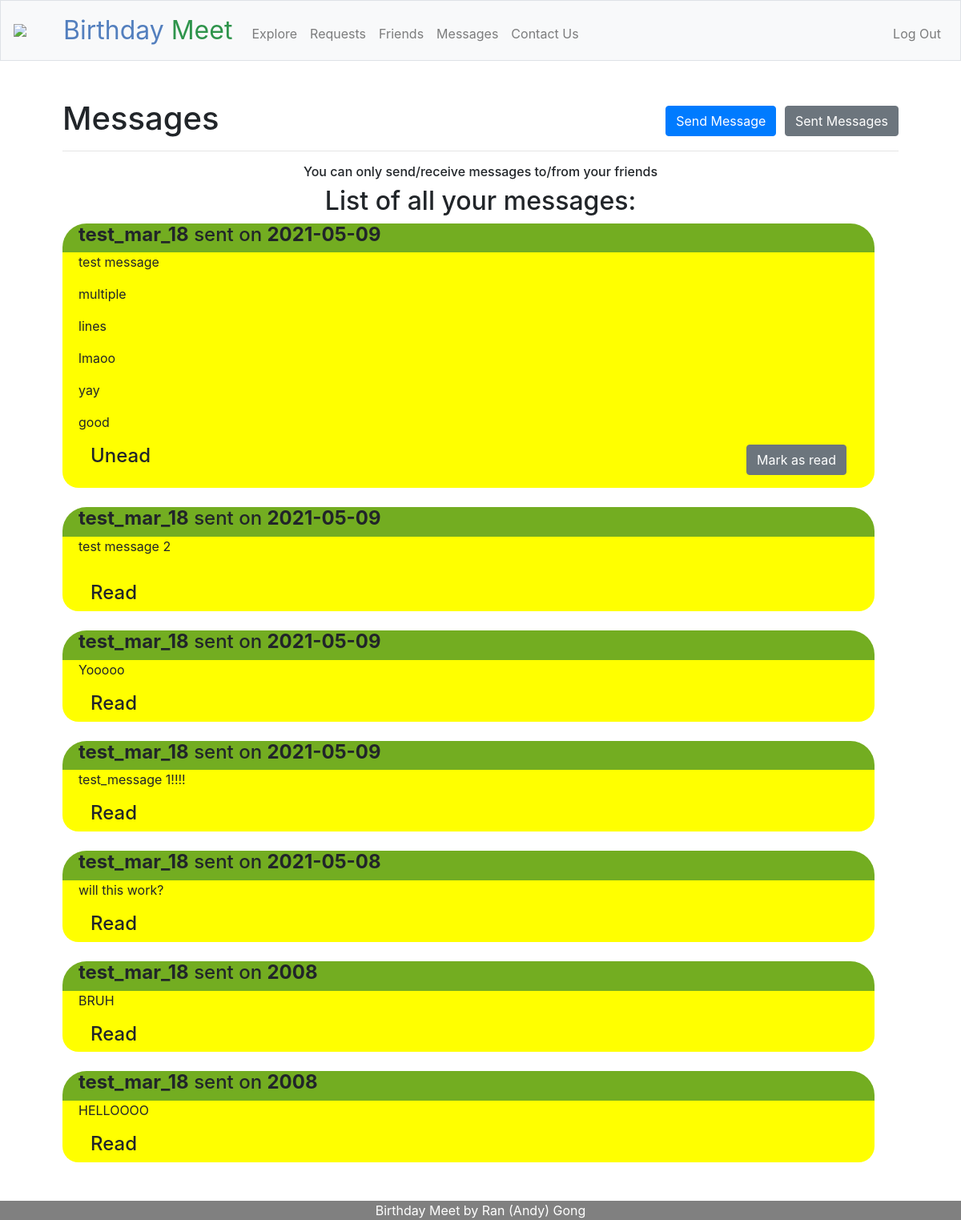
Page /messages (signed in) on the committed database.
### tables this page shows
CREATE TABLE users (id INTEGER, username TEXT NOT NULL, hash TEXT NOT NULL, month INTEGER NOT NULL, day INTEGER NOT NULL, PRIMARY KEY(id));

CREATE TABLE messages (
        id INTEGER,
        sender_id INTEGER NOT NULL,
        receiver_id INTEGER NOT NULL,
        message_text TEXT NOT NULL,
        when_sent DATE NOT NULL,
        is_read BIT NOT NULL,
        FOREIGN KEY (sender_id) REFERENCES users (id),
        FOREIGN KEY (receiver_id) REFERENCES users (id),
        PRIMARY KEY(id)
    );

### app.py (the view, shortened to what this page needs)
@app.route("/messages", methods=["GET", "POST"])
@login_required
def messages():
    list_of_messages_info = []
    list_of_messages_from_database = db.execute("SELECT * FROM messages WHERE receiver_id = ?", session.get("user_id"))
    for message_from_database in list_of_messages_from_database:
        sender_username = db.execute("SELECT * FROM users WHERE id = ?", message_from_database["sender_id"])[0]["username"]
        is_read = (message_from_database["is_read"] == 1)
        list_of_messages_info.append({
            "message": message_from_database["message_text"].split("\r\n"),
            "id": message_from_database["id"],
            "sender_username": sender_username,
            "time_sent": message_from_database["when_sent"],
            "is_read": is_read
        })
    list_of_messages_info.reverse()
    return render_template("messages.html", list_of_messages_info=list_of_messages_info)

### app.py (called while the page is built)
@app.after_request
def after_request(response):
    response.headers["Cache-Control"] = "no-cache, no-store, must-revalidate"
    response.headers["Expires"] = 0
    response.headers["Pragma"] = "no-cache"
    return response

def login_required(f):
    @wraps(f)
    def decorated_function(*args, **kwargs):
        if session.get("user_id") is None:
            flash("You are currently not logged in!")
            return redirect("/login")
        return f(*args, **kwargs)
    return decorated_function

### templates/messages.html (shortened to what this page needs)
{% extends "layout.html" %}
{% block main %}
<h1>
    <span class="display-5 fw-bold">Messages</span>
    <div class="float-right">
        <a href="/send"><button class="btn btn-primary">Send Message</button></a>
        <a href="/sent"><button class="btn btn-secondary">Sent Messages</button></a>
    </div>
</h1>
<hr>
<h6 class="display-5 fw-bold align-center">You can only send/receive messages to/from your friends</h6>
{% if list_of_messages_info %}
    <h2 class="display-5 align-center">List of all your messages:</h2>
    {% for message in list_of_messages_info %}
        <div class="container-fluid">
            <div class="row" style="
            border-radius: 30px 30px 0px 0px;
            background: #73AD21;
            padding-left: 20px;
            width: 100%;
            text-align: left;
        ">
                <h4 class="display-5">
                    <span style="font-weight: bold;">{{ message.sender_username }}</span> sent on <span style="font-weight: bold;">{{ message.time_sent }}</span>
                </h4>
            </div>
            {% for line in message.message %}
                <div class="row" style="
                    background: #ffff00;
                    padding-left: 20px;
                    padding-right: 20px;
                    width: 100%;
                    text-align: left;
                ">
                    <p>
                        {{ line }}
                    </p>
                </div>
            {% endfor %}
            <div class="row justify-content-between"style="
                border-radius: 0px 0px 20px 20px;
                background: #ffff00;
                padding-left: 20px;
                padding-right: 20px;
                width: 100%;
                text-align: left;
            ">
                {% if message.is_read %}
                <div class="col-4">
                    <h4>
                        Read
                    </h4>
                </div>
                {% else %}
                <div class="col-4">
                    <h4>
                        Unead
                    </h4>
                </div>
                <div class="col-8" style="text-align: right;">
                    <form action="/messages" method="post">
                        <div class="form-group">
                            <button class="btn btn-secondary" type="submit">Mark as read</button>
                        </div>
                    </form>
                </div>
                {% endif %}
            </div>
        </div>
        <br>
    {% endfor %}
{% else %}
    <h2 class="display-5 fw-bold align-center">You have received no messages at this moment</h2>
    <h4 class="display-5 fw-bold align-center">Add some friends, or send a message to your friends!</h4>
{% endif %}
{% endblock %}

### templates/layout.html (shortened to what this page needs)
<!DOCTYPE html>
<html lang="en">
    <head>
        <link rel="stylesheet" href="https://cdn.jsdelivr.net/npm/bootstrap@4.5.3/dist/css/bootstrap.min.css">
        <link href="/static/styles.css" rel="stylesheet">
    </head>
    <body>
        <nav class="navbar navbar-expand-md navbar-light bg-light border">
            <a class="navbar-brand" href="/">
                <div class="logo-image">
                    <img src="/static/cake-sign-icon-vector-23782623.jpg" class="img-fluid">
                </div>
            </a>
            <a class="navbar-brand" href="/">
                <span class="blue">Birthday</span> <span class="green">Meet</span>
            </a>
            <div class="collapse navbar-collapse" id="navbar">
                {% if session.user_id %}
                    <ul class="navbar-nav mr-auto mt-2">
                        <li class="nav-item"><a class="nav-link" href="/explore">Explore</a></li>
                        <li class="nav-item"><a class="nav-link" href="/requests">Requests</a></li>
                        <li class="nav-item"><a class="nav-link" href="/friends">Friends</a></li>
                        <li class="nav-item"><a class="nav-link" href="/messages">Messages</a></li>
                        <li class="nav-item"><a class="nav-link" href="/contact">Contact Us</a></li>
                    </ul>
                    <ul class="navbar-nav ml-auto mt-2">
                        <li class="nav-item"><a class="nav-link" href="/logout">Log Out</a></li>
                    </ul>
                {% else %}
                    <ul class="navbar-nav ml-auto mt-2">
                        <li class="nav-item"><a class="nav-link" href="/register">Register</a></li>
                        <li class="nav-item"><a class="nav-link" href="/login">Log In</a></li>
                    </ul>
                {% endif %}
            </div>
        </nav>
        <main class="container p-5">
            {% block main %}{% endblock %}
        </main>
        <footer class="text-center">
            Birthday Meet by Ran (Andy) Gong
        </footer>
    </body>
</html>

### static/styles.css (style rules this page uses)
nav .navbar-brand { font-size: xx-large; }
nav .navbar-brand .blue { color: #537fbe; }
nav .navbar-brand .green { color: #2e944b; }
footer { position: fixed; left: 0; bottom: 0; width: 100%; background-color: grey; color: white; text-align: center; }
.logo-image { width: 46px; height: 46px; border-radius: 30%; overflow: hidden; margin-top: -6px; }
.align-center { text-align: center; }
.container-fluid { margin-right: 0; margin-left: 0; overflow: hidden; }

### rows in the picture
users: sender_username "test_mar_18" "test_mar_18" "test_mar_18" "test_mar_18" "test_mar_18" "test_mar_18" "test_mar_18"
messages: time_sent "2021-05-09"
messages: time_sent "2021-05-09"
messages: time_sent "2021-05-09", message_text "Yooooo"
messages: time_sent "2021-05-09", message_text "test_message 1!!!!"
messages: time_sent "2021-05-08", message_text "will this work?"
messages: time_sent "2008", message_text "BRUH"
messages: time_sent "2008", message_text "HELLOOOO"

### other values in the picture
{{ line }} "test message" "multiple" "lines" "lmaoo" "yay" "good" "test message 2"
